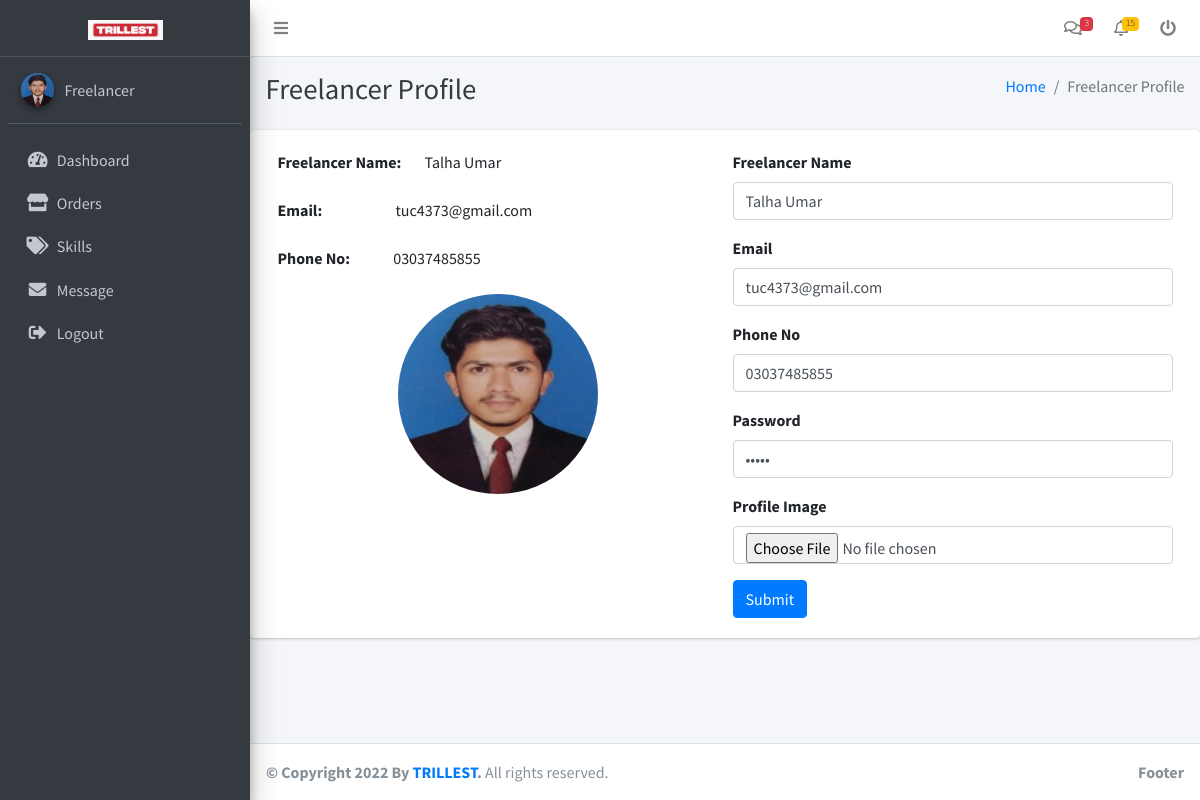
Screenshot of /freelancer/profile.php (signed in) with the database file from the repository.
### tables this page shows
CREATE TABLE `freelancer` (
  `id` int(11) NOT NULL,
  `cat_id` int(11) NOT NULL,
  `city_id` int(11) NOT NULL,
  `name` varchar(255) NOT NULL,
  `email` varchar(255) NOT NULL,
  `mobile` varchar(255) NOT NULL,
  `description` varchar(1000) NOT NULL,
  `password` varchar(255) NOT NULL,
  `profile_image` varchar(255) NOT NULL
);

### freelancer/profile.php (the view, shortened to what this page needs)
<?php
include 'others/dbconn.php';
 ?>
<?php include 'others/header.php'; ?>
<?php include 'others/sidebar.php'; ?>
  <div class="content-wrapper">
    <div class="content-header">
      <div class="container-fluid">
        <div class="row mb-2">
          <div class="col-sm-6">
            <h1 class="m-0 text-dark">Freelancer Profile</h1>
          </div>
          <div class="col-sm-6">
            <ol class="breadcrumb float-sm-right">
              <li class="breadcrumb-item"><a href="dashboard.php">Home</a></li>
              <li class="breadcrumb-item active">Freelancer Profile</li>
            </ol>
          </div>
        </div>
      </div>
    </div>
    <?php
    $fid=$_SESSION["user_id"];
      $sql = "SELECT * FROM freelancer WHERE id='$fid'";
      $result = $conn->query($sql);
      $row = $result->fetch_assoc();
     ?>
    <div class="card">
      <div class="card-body">
        <div class="container">
          <div class="row">
            <div class="col-md-6">
              <strong>Freelancer Name:</strong>
              <span style="margin-left: 20px;"><?php echo $row['name']; ?></span><br><br>
              <strong>Email:</strong>
              <span style="margin-left: 70px;"><?php echo $row['email']; ?></span><br><br>
              <strong>Phone No:</strong>
              <span style="margin-left: 40px;"><?php echo $row['mobile']; ?></span><br><br>
             <div class="text-center">
               <img class="border-success" src="<?php if($row['profile_image']!=''){echo $row['profile_image'];} else{
                echo "img/avatar.png";
               } ?>" width="200px" height="200px" style="border-radius: 50%;">
             </div>
            </div>
            <div class="col-md-6">
                <?php
                  $fetch = mysqli_query($conn, "SELECT * FROM freelancer WHERE id='$fid'") ;
                  $res = mysqli_fetch_array($fetch) ;
                  $uname = $res['name'];
                  $uemail = $res['email'];
                  $uphone = $res['mobile'];
                  $upass = $res['password'];
                  $image = $res['profile_image'];
                ?>
              <form method="post" action="" enctype='multipart/form-data'>
                <div class="form-group">
                    <label >Freelancer Name</label>
                    <input type="text" class="form-control"  name="name" value="<?php echo $uname ?>" required>
                </div>
                <div class="form-group">
                    <label >Email</label>
                    <input type="email" class="form-control"  name="email" value="<?php echo $uemail ?>" required>
                </div>
                <div class="form-group">
                    <label>Phone No</label>
                    <input type="text" class="form-control"  name="phone" value="<?php echo $uphone ?>" required>
                </div>
                <div class="form-group">
                    <label>Password</label>
                    <input type="password" class="form-control"  name="password" value="<?php echo $upass ?>" required>
                </div>
                <div class="form-group">
                    <label >Profile Image</label>
                    <input type="file" class="form-control" name="file" value="<?php echo $image ?>" required>
                </div>
            <button type="submit" class="btn btn-primary" name="profile">Submit</button>
        </form>
            </div>
          </div>
        </div>
      </div>
    </div>
  </div>
  <?php include 'others/footer.php'; ?>

### freelancer/others/sidebar.php
<aside class="main-sidebar sidebar-dark-primary elevation-4">
  <a href="dashboard.php" class="brand-link" style="text-align: center;">
    <img src="img/logo2.jpeg" alt="AdminLTE Logo" width="75" class="img-fluid">
  </a>
  <div class="sidebar">
    <div class="user-panel mt-3 pb-3 mb-3 d-flex">
      <div class="image">
        <?php
    $sql = "SELECT * FROM freelancer WHERE id='$userid'";
    $result = $conn->query($sql);
    $row = $result->fetch_assoc();
   ?>
        <img src="<?php if($row['profile_image']!=''){echo $row['profile_image'];} else{
              echo "img/avatar.png";
             } ?>" class="img-circle elevation-2" alt="User Image">
      </div>
      <div class="info">
        <a href="profile.php" class="d-block">Freelancer</a>
      </div>
    </div>
    <nav class="mt-2">
      <ul class="nav nav-pills nav-sidebar flex-column" data-widget="treeview" role="menu" data-accordion="false">
        <li class="nav-item">
          <a href="dashboard.php" class="nav-link">
            <i class="nav-icon fas fa-tachometer-alt"></i>
            <p>
              Dashboard
            </p>
          </a>
        </li>
        <li class="nav-item">
          <a href="orders.php" class="nav-link">
            <i class="nav-icon fas fa-store"></i>
            <p>
              Orders
            </p>
          </a>
        </li>
         <li class="nav-item">
          <a href="skills.php" class="nav-link">
            <i class="nav-icon fas fa-tags"></i>
            <p>
              Skills
            </p>
          </a>
        </li>
        <li class="nav-item">
          <a href="chat.php" class="nav-link">
            <i class="nav-icon fas fa-envelope"></i>
            <p>
              Message
            </p>
          </a>
        </li>
        <li class="nav-item">
          <a href="logout.php" class="nav-link">
            <i class="nav-icon fas fa-sign-out-alt"></i>
            <p>
              Logout
            </p>
          </a>
        </li>
      </ul>
    </nav>
  </div>
</aside>

### rows the page displays
freelancer: profile_image (picture), name "Talha Umar", email "tuc4373@gmail.com", mobile "03037485855", phone "03037485855"
